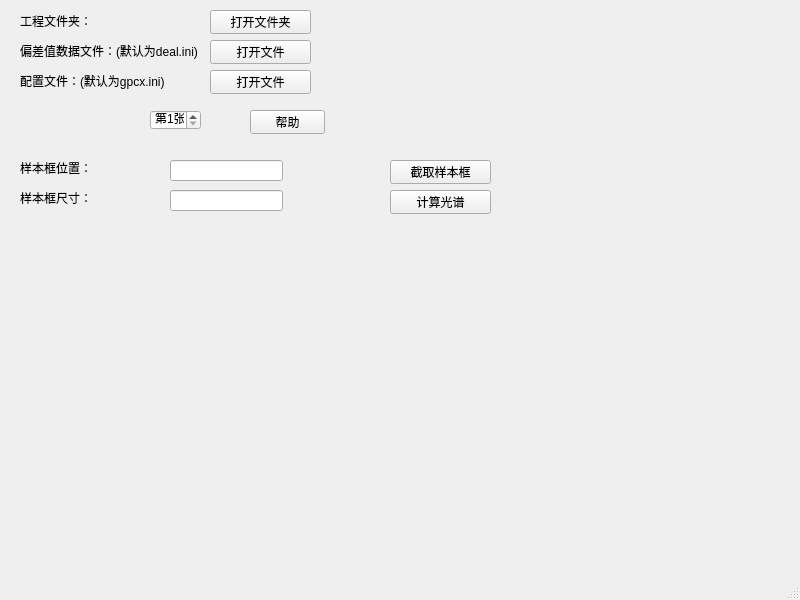
<?xml version="1.0" encoding="UTF-8"?>
<ui version="4.0">
 <class>SpecExtract</class>
 <widget class="QMainWindow" name="SpecExtract">
  <property name="geometry">
   <rect>
    <x>0</x>
    <y>0</y>
    <width>800</width>
    <height>600</height>
   </rect>
  </property>
  <property name="windowTitle">
   <string>MainWindow</string>
  </property>
  <widget class="QWidget" name="centralwidget">
   <widget class="QLabel" name="label">
    <property name="geometry">
     <rect>
      <x>20</x>
      <y>10</y>
      <width>81</width>
      <height>21</height>
     </rect>
    </property>
    <property name="text">
     <string>工程文件夹：</string>
    </property>
   </widget>
   <widget class="QPushButton" name="button_getSpec">
    <property name="geometry">
     <rect>
      <x>390</x>
      <y>190</y>
      <width>101</width>
      <height>24</height>
     </rect>
    </property>
    <property name="text">
     <string>计算光谱</string>
    </property>
   </widget>
   <widget class="QLabel" name="label_2">
    <property name="geometry">
     <rect>
      <x>20</x>
      <y>40</y>
      <width>181</width>
      <height>21</height>
     </rect>
    </property>
    <property name="text">
     <string>偏差值数据文件：(默认为deal.ini)</string>
    </property>
   </widget>
   <widget class="QPushButton" name="button_openDifFile">
    <property name="geometry">
     <rect>
      <x>210</x>
      <y>40</y>
      <width>101</width>
      <height>24</height>
     </rect>
    </property>
    <property name="text">
     <string>打开文件</string>
    </property>
   </widget>
   <widget class="QLabel" name="label_3">
    <property name="geometry">
     <rect>
      <x>20</x>
      <y>70</y>
      <width>201</width>
      <height>21</height>
     </rect>
    </property>
    <property name="text">
     <string>配置文件：(默认为gpcx.ini)</string>
    </property>
   </widget>
   <widget class="QPushButton" name="button_openConfFile">
    <property name="geometry">
     <rect>
      <x>210</x>
      <y>70</y>
      <width>101</width>
      <height>24</height>
     </rect>
    </property>
    <property name="text">
     <string>打开文件</string>
    </property>
   </widget>
   <widget class="QSpinBox" name="spinBox">
    <property name="geometry">
     <rect>
      <x>150</x>
      <y>110</y>
      <width>51</width>
      <height>20</height>
     </rect>
    </property>
    <property name="suffix">
     <string>张</string>
    </property>
    <property name="prefix">
     <string>第</string>
    </property>
    <property name="minimum">
     <number>1</number>
    </property>
    <property name="maximum">
     <number>999</number>
    </property>
   </widget>
   <widget class="QPushButton" name="button_openFolder">
    <property name="geometry">
     <rect>
      <x>210</x>
      <y>10</y>
      <width>101</width>
      <height>24</height>
     </rect>
    </property>
    <property name="text">
     <string>打开文件夹</string>
    </property>
   </widget>
   <widget class="QPushButton" name="button_help">
    <property name="geometry">
     <rect>
      <x>250</x>
      <y>110</y>
      <width>75</width>
      <height>24</height>
     </rect>
    </property>
    <property name="text">
     <string>帮助</string>
    </property>
   </widget>
   <widget class="QPushButton" name="button_cutout">
    <property name="geometry">
     <rect>
      <x>390</x>
      <y>160</y>
      <width>101</width>
      <height>24</height>
     </rect>
    </property>
    <property name="text">
     <string>截取样本框</string>
    </property>
   </widget>
   <widget class="QLabel" name="label_4">
    <property name="geometry">
     <rect>
      <x>20</x>
      <y>160</y>
      <width>111</width>
      <height>16</height>
     </rect>
    </property>
    <property name="text">
     <string>样本框位置：</string>
    </property>
   </widget>
   <widget class="QLabel" name="label_ref">
    <property name="geometry">
     <rect>
      <x>170</x>
      <y>220</y>
      <width>101</width>
      <height>16</height>
     </rect>
    </property>
    <property name="text">
     <string/>
    </property>
   </widget>
   <widget class="QLabel" name="label_opened_folder">
    <property name="geometry">
     <rect>
      <x>330</x>
      <y>10</y>
      <width>291</width>
      <height>20</height>
     </rect>
    </property>
    <property name="text">
     <string/>
    </property>
   </widget>
   <widget class="QLabel" name="label_opened_dif_file">
    <property name="geometry">
     <rect>
      <x>330</x>
      <y>40</y>
      <width>291</width>
      <height>20</height>
     </rect>
    </property>
    <property name="text">
     <string/>
    </property>
   </widget>
   <widget class="QLabel" name="label_opened_conf_file">
    <property name="geometry">
     <rect>
      <x>330</x>
      <y>70</y>
      <width>291</width>
      <height>20</height>
     </rect>
    </property>
    <property name="text">
     <string/>
    </property>
   </widget>
   <widget class="QLineEdit" name="lineEdit_refPos">
    <property name="geometry">
     <rect>
      <x>170</x>
      <y>160</y>
      <width>113</width>
      <height>21</height>
     </rect>
    </property>
   </widget>
   <widget class="QLineEdit" name="lineEdit_refSize">
    <property name="geometry">
     <rect>
      <x>170</x>
      <y>190</y>
      <width>113</width>
      <height>21</height>
     </rect>
    </property>
   </widget>
   <widget class="QLabel" name="label_5">
    <property name="geometry">
     <rect>
      <x>20</x>
      <y>190</y>
      <width>111</width>
      <height>16</height>
     </rect>
    </property>
    <property name="text">
     <string>样本框尺寸：</string>
    </property>
   </widget>
  </widget>
  <widget class="QMenuBar" name="menubar">
   <property name="geometry">
    <rect>
     <x>0</x>
     <y>0</y>
     <width>800</width>
     <height>22</height>
    </rect>
   </property>
  </widget>
  <widget class="QStatusBar" name="statusbar"/>
 </widget>
 <resources/>
 <connections/>
</ui>
